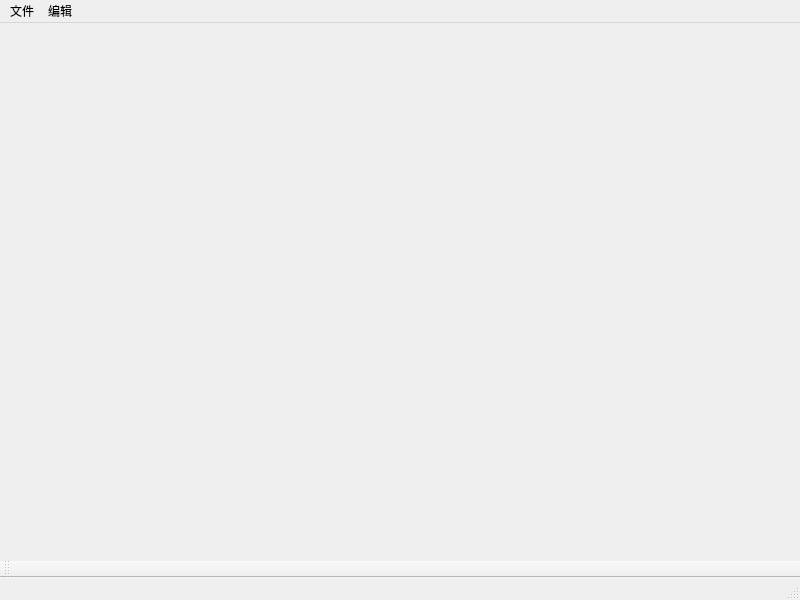
<?xml version="1.0" encoding="UTF-8"?>
<ui version="4.0">
 <class>MainWindow</class>
 <widget class="QMainWindow" name="MainWindow">
  <property name="geometry">
   <rect>
    <x>0</x>
    <y>0</y>
    <width>800</width>
    <height>600</height>
   </rect>
  </property>
  <property name="windowTitle">
   <string>MainWindow</string>
  </property>
  <widget class="QWidget" name="centralwidget"/>
  <widget class="QMenuBar" name="menubar">
   <property name="geometry">
    <rect>
     <x>0</x>
     <y>0</y>
     <width>800</width>
     <height>28</height>
    </rect>
   </property>
   <widget class="QMenu" name="menu">
    <property name="title">
     <string>文件</string>
    </property>
    <addaction name="actionnew"/>
    <addaction name="actionopen"/>
   </widget>
   <widget class="QMenu" name="menu_2">
    <property name="title">
     <string>编辑</string>
    </property>
   </widget>
   <addaction name="menu"/>
   <addaction name="menu_2"/>
  </widget>
  <widget class="QStatusBar" name="statusbar"/>
  <widget class="QToolBar" name="toolBar">
   <property name="windowTitle">
    <string>toolBar</string>
   </property>
   <attribute name="toolBarArea">
    <enum>BottomToolBarArea</enum>
   </attribute>
   <attribute name="toolBarBreak">
    <bool>false</bool>
   </attribute>
  </widget>
  <action name="actionnew">
   <property name="text">
    <string>新建</string>
   </property>
  </action>
  <action name="actionopen">
   <property name="text">
    <string>打开</string>
   </property>
  </action>
 </widget>
 <resources/>
 <connections/>
</ui>
